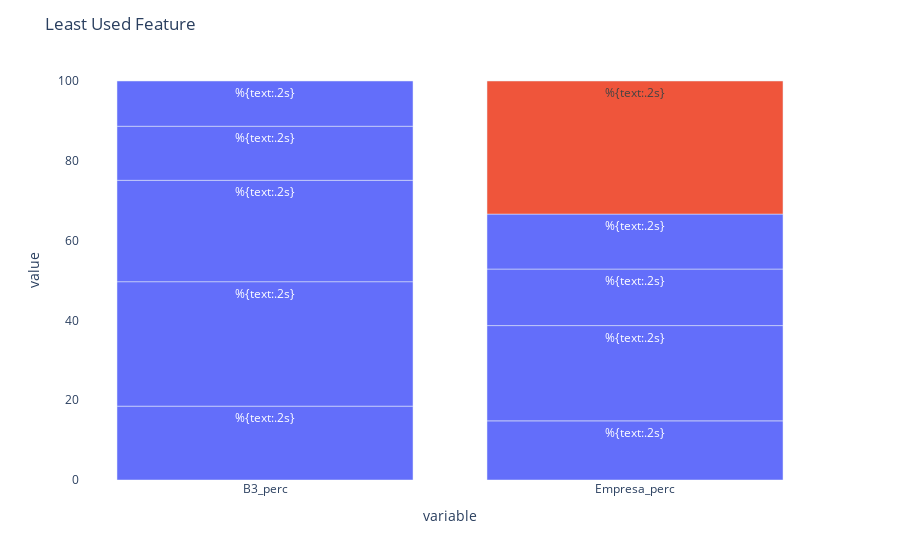

The cell this chart's notebook holds for it:
### Code cell
colors = ['#808080'] * 10
colors[3] = 'grey'

fig = px.bar(df_melt, x="variable", y="value", color=colors)

fig.update_layout(
    title = "Long-Form Input", #titulo
    showlegend = False,
        
    #define as cores
    paper_bgcolor='rgba(0, 0, 0, 0)',
    plot_bgcolor='rgba(0, 0, 0, 0)',
    uniformtext_minsize=8,
    uniformtext_mode='hide'
)

fig.update_layout(title_text='Least Used Feature')

fig.update_traces(texttemplate='%{text:.2s}', textposition='auto')

fig.show()

### Figure 1 — Plotly figure (JSON) as saved in the notebook; plotly's stock layout.template omitted (floating-point values rounded to 4 significant figures)
{"data": [{"alignmentgroup": "True", "hovertemplate": "color=#808080<br>variable=%{x}<br>value=%{y}<extra></extra>", "legendgroup": "#808080", "marker": {"color": "#636efa"}, "name": "#808080", "offsetgroup": "#808080", "orientation": "v", "showlegend": true, "textposition": "auto", "texttemplate": "%{text:.2s}", "type": "bar", "x": ["B3_perc", "Empresa_perc", "B3_perc", "B3_perc", "Empresa_perc", "B3_perc", "Empresa_perc", "B3_perc", "Empresa_perc"], "xaxis": "x", "y": [18.51, 14.82, 31.19, 25.41, 23.88, 13.55, 14.17, 11.34, 13.77], "yaxis": "y"}, {"alignmentgroup": "True", "hovertemplate": "color=grey<br>variable=%{x}<br>value=%{y}<extra></extra>", "legendgroup": "grey", "marker": {"color": "#EF553B"}, "name": "grey", "offsetgroup": "grey", "orientation": "v", "showlegend": true, "textposition": "auto", "texttemplate": "%{text:.2s}", "type": "bar", "x": ["Empresa_perc"], "xaxis": "x", "y": [33.36], "yaxis": "y"}], "layout": {"barmode": "relative", "legend": {"title": {"text": "color"}, "tracegroupgap": 0}, "margin": {"t": 60}, "paper_bgcolor": "rgba(0, 0, 0, 0)", "plot_bgcolor": "rgba(0, 0, 0, 0)", "showlegend": false, "title": {"text": "Least Used Feature"}, "uniformtext": {"minsize": 8, "mode": "hide"}, "xaxis": {"anchor": "y", "domain": [0, 1], "title": {"text": "variable"}}, "yaxis": {"anchor": "x", "domain": [0, 1], "title": {"text": "value"}}}}
